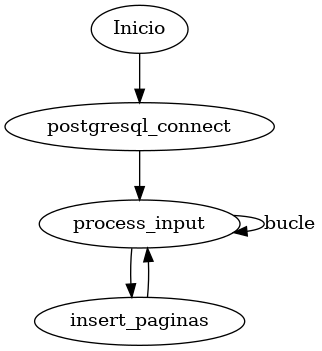

Source code (Python):
import graphviz

def crear_diagrama():
    grafo = graphviz.Digraph('diagrama', format='png', engine='dot', strict=True)

    grafo.node('Inicio')
    grafo.node('postgresql_connect')
    grafo.node('process_input')
    grafo.node('insert_paginas')

    grafo.edge('Inicio', 'postgresql_connect')
    grafo.edge('postgresql_connect', 'process_input')
    grafo.edge('process_input', 'insert_paginas')
    grafo.edge('process_input', 'process_input', label='bucle')
    grafo.edge('insert_paginas', 'process_input')

    return grafo

def principal():
    grafo = crear_diagrama()
    grafo.render(filename='diagrama_mapper', cleanup=True, format='png', engine='dot')

if __name__ == '__main__':
    principal()
